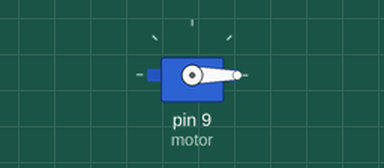
Simulated run of this sketch. Board: Arduino Uno, built with avr-gcc and run on an emulated ATmega328P. Parts: servo.

Above: at 0.05 s.
At 1.5 s:
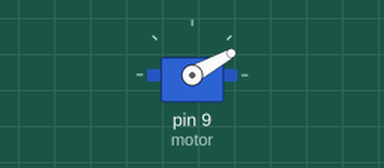
At 2.3 s:
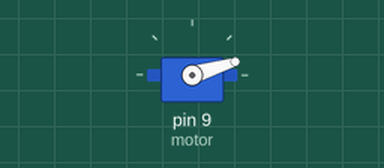
Timing chart, 0 to 5.7 s (numbered marks = the images above):
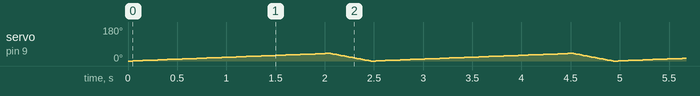

The sketch:

motor.ino
```cpp
#include<Servo.h>


Servo motor;

int pos=0;
void setup() {
  Serial.begin(9600);
  motor.attach(9);

}

void loop() {
   for (pos = 0; pos <= 40; pos += 1) { // goes from 0 degrees to 180 degrees
       // in steps of 1 degree
         motor.write(pos);              // tell servo to go to position in variable 'pos'
         delay(50);                       // waits 15 ms for the servo to reach the position

      }
      for (pos = 40; pos >= 0; pos -= 1) { // goes from 180 degrees to 0 degrees
        motor.write(pos);              // tell servo to go to position in variable 'pos'
        delay(10);
      }


      /*for (pos = 0; pos >= 60; pos -= 1) { // goes from 0 degrees to 180 degrees
       // in steps of 1 degree
         motor.write(pos);              // tell servo to go to position in variable 'pos'
         delay(50);                       // waits 15 ms for the servo to reach the position

      }
      for (pos = 60; pos <= 0; pos += 1) { // goes from 180 degrees to 0 degrees
        motor.write(pos);              // tell servo to go to position in variable 'pos'
        delay(10);
      } */

}
```
